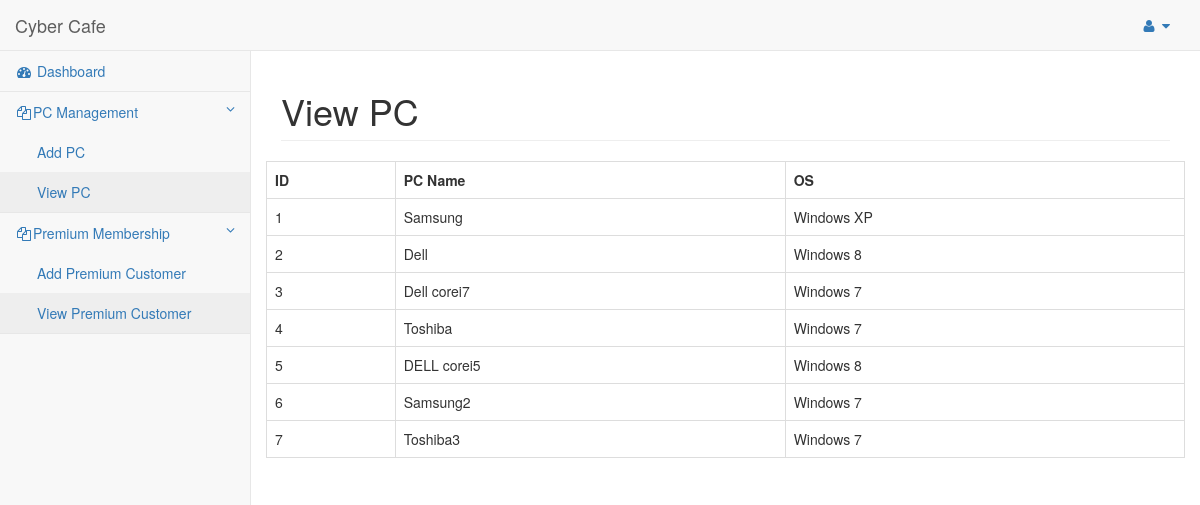
The app's page /view_pc.php with its own data.
### tables this page shows
CREATE TABLE `pc_info` (
  `id` int(100) NOT NULL,
  `pc_name` varchar(50) NOT NULL,
  `configure` varchar(50) NOT NULL,
  `status` int(10) NOT NULL
);

### view_pc.php (the view, shortened to what this page needs)
<?php
	include('inc/header.php');
	include('inc/nav.php');
?>
        <div id="page-wrapper">
            <div class="row">
                <div class="col-lg-12">
                    <h1 class="page-header">View PC</h1>
                </div>
            </div>
            <div class="row">
				<table class="table table-bordered">
					<tr>
						<th>ID</th>
						<th>PC Name</th>
						<th>OS</th>
					</tr>
					<?php
						$query="SELECT * from pc_info";
						$select=mysql_query($query);
						while($data=mysql_fetch_assoc($select))
						{
							echo "<tr>";
								echo "<td>".$data['id']."</td>";
								echo "<td>".$data['pc_name']."</td>";
								echo "<td>".$data['configure']."</td>";
							echo "</tr>";
						}
					?>
				</table>
            </div>
        </div>
    </div>
<?php
	include('inc/footer.php');
?>

### inc/header.php (shortened to what this page needs)
<!DOCTYPE html>
<html lang="en">
<head>
    <link href="css/bootstrap.min.css" rel="stylesheet">
    <link href="css/cyber.css" rel="stylesheet">
    <link href="font-awesome/css/font-awesome.min.css" rel="stylesheet" type="text/css">
</head>
<body>
    <div id="wrapper">
        <nav class="navbar navbar-default navbar-static-top" role="navigation" style="margin-bottom: 0">
            <div class="navbar-header">
                <a class="navbar-brand" href="index.html">Cyber Cafe</a>
            </div>
            <ul class="nav navbar-top-links navbar-right">
                <li class="dropdown">
                    <a class="dropdown-toggle" data-toggle="dropdown" href="#">
                        <i class="fa fa-user fa-fw"></i>  <i class="fa fa-caret-down"></i>
                    </a>
                </li>
            </ul>

### inc/nav.php
     <div class="navbar-default sidebar" role="navigation">
         <div class="sidebar-nav navbar-collapse">
             <ul class="nav" id="side-menu">
                 <li>
                     <a href="dashboard.php"><i class="fa fa-dashboard fa-fw"></i> Dashboard</a>
                 </li>
                 <li>
                     <a href="#"><i class="fa fa-files-o fa-fw"></i>PC Management<span class="fa arrow"></span></a>
                     <ul class="nav nav-second-level">
                         <li>
                             <a href="add_pc.php">Add PC</a>
                         </li>
                         <li>
                             <a href="view_pc.php">View PC</a>
                         </li>
                     </ul>
                 </li>
<li>
                     <a href="#"><i class="fa fa-files-o fa-fw"></i>Premium Membership<span class="fa arrow"></span></a>
                     <ul class="nav nav-second-level">
                         <li>
                             <a href="add_pc.php">Add Premium Customer</a>
                         </li>
                         <li>
                             <a href="view_pc.php">View Premium Customer</a>
                         </li>
                     </ul>
                 </li>
             </ul>
         </div>
     </div>
 </nav>

### inc/footer.php (shortened to what this page needs)
</body>
</html>

### css/cyber.css (style rules this page uses)
body { background-color: #f8f8f8; }
#wrapper { width: 100%; }
#page-wrapper { padding: 0 15px; min-height: 568px; background-color: #fff; }
@media (min-width:768px) { #page-wrapper { position: inherit; margin: 0 0 0 250px; padding: 0 30px; border-left: 1px solid #e7e7e7; } }
.navbar-top-links { margin-right: 0; }
.navbar-top-links li { display: inline-block; }
.navbar-top-links li:last-child { margin-right: 15px; }
.navbar-top-links li a { padding: 15px; min-height: 50px; }
.sidebar .sidebar-nav.navbar-collapse { padding-right: 0; padding-left: 0; }
.sidebar ul li { border-bottom: 1px solid #e7e7e7; }
.sidebar ul li a.active { background-color: #eee; }
.sidebar .arrow { float: right; }
.sidebar .fa.arrow:before { content: "\f104"; }
.sidebar .active>a>.fa.arrow:before { content: "\f107"; }
.sidebar .nav-second-level li, .sidebar .nav-third-level li { border-bottom: 0!important; }
.sidebar .nav-second-level li a { padding-left: 37px; }
@media (min-width:768px) { .sidebar { z-index: 1; position: absolute; width: 250px; margin-top: 51px; } }

### records on screen
pc_info: id "1", pc_name "Samsung", configure "Windows XP"
pc_info: id "2", pc_name "Dell", configure "Windows 8"
pc_info: id "3", pc_name "Dell corei7", configure "Windows 7"
pc_info: id "4", pc_name "Toshiba", configure "Windows 7"
pc_info: id "5", pc_name "DELL corei5", configure "Windows 8"
pc_info: id "6", pc_name "Samsung2", configure "Windows 7"
pc_info: id "7", pc_name "Toshiba3", configure "Windows 7"
